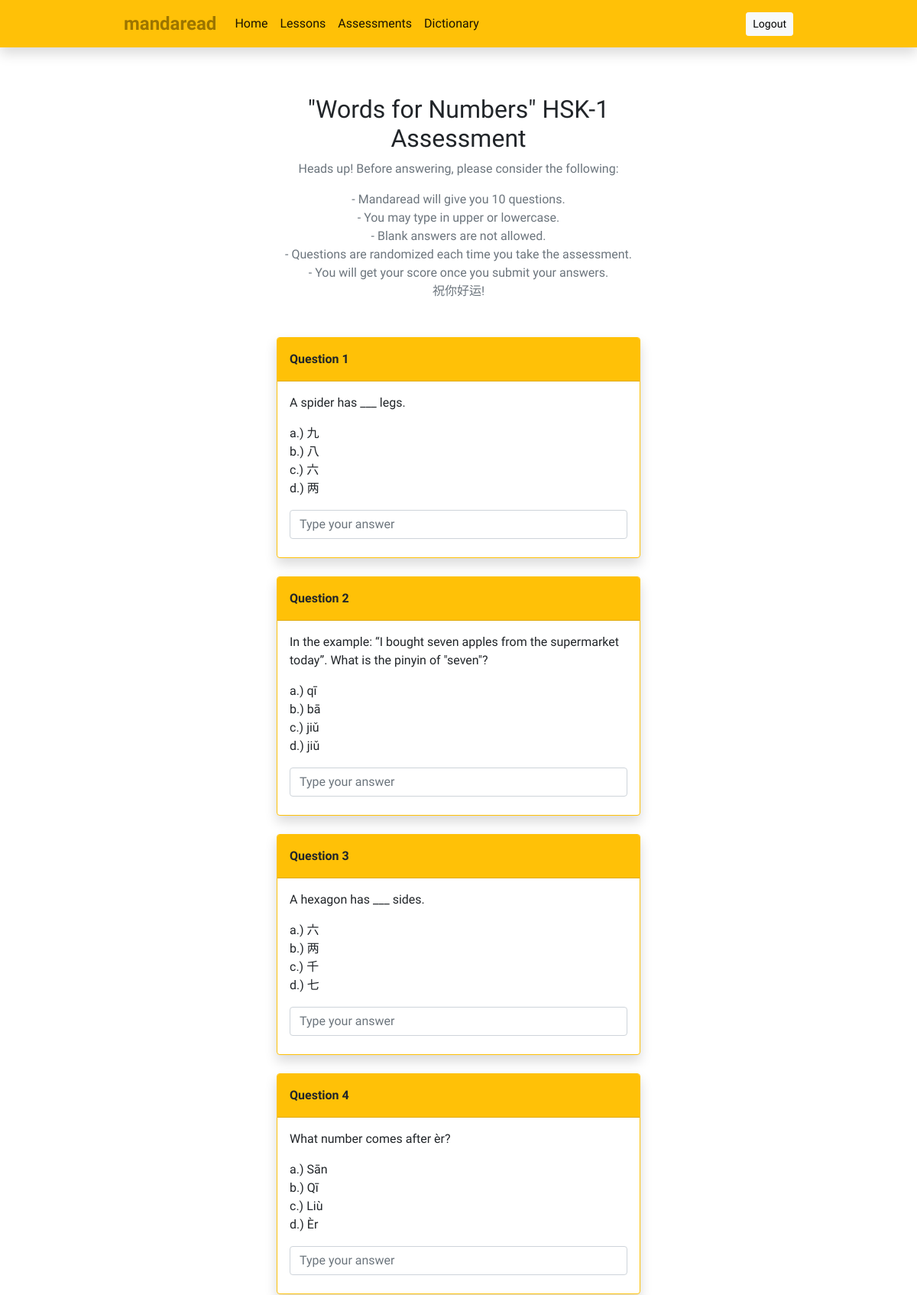
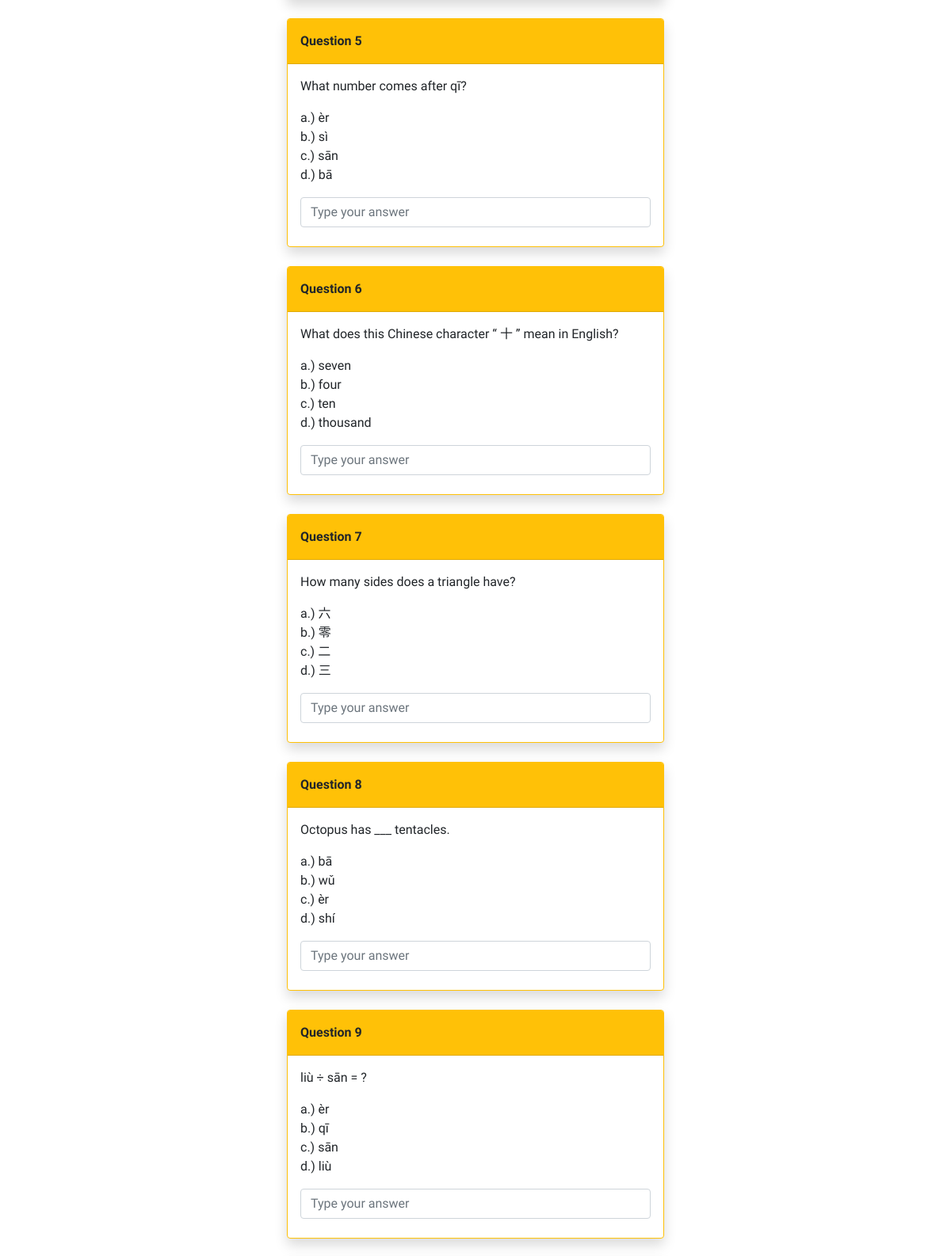
The app's page /lessons/1/assessment/ (upper part) with its own data (2 pictures, top to bottom).
### lessonbank/models.py (models this page shows, shortened)
class LessonBank(models.Model):
    hsk = models.PositiveIntegerField(default=1, null=False, blank=False, validators=[MinValueValidator(1), MaxValueValidator(2)])
    title = models.CharField(max_length=255, null=False, blank=False)
    description = models.TextField(null=False, blank=False)
    read_by = models.ManyToManyField(User, blank=True)
    enable_table = models.BooleanField(default=True)

class LessonAssessment(models.Model):
    QUESTION_TYPE = (
        ('Multiple Choice', 'Multiple Choice'),
        ('Fill in the Blanks', 'Fill in the Blanks'),
        ('True or False', 'True or False')
    )
    question_type = models.CharField(max_length=100, default='Multiple Choice', choices=QUESTION_TYPE)
    question = models.CharField(max_length=500, null=False, blank=False)
    choices = models.TextField(null=True, blank=True)
    answer = models.CharField(max_length=255)
    appearances_in_tests = models.ManyToManyField(LessonBank)

### lessonbank/views.py (the view)
# urls.py: path('<int:pk>/assessment/', views.LessonAssessmentView.as_view(), name='mandaread-assessment'),
class LessonAssessmentView(ListView, forms.Form):
    model = LessonAssessment
    template_name = 'lessonbank/lesson_assessment.html'
    context_object_name = 'assessment_items'
    def get_context_data(self, **kwargs):
        pk = self.kwargs['pk']
        context = super().get_context_data(**kwargs)
        context['lesson'] = LessonBank.objects.get(id=pk)
        return context
    def get_queryset(self):
        pk = self.kwargs['pk']
        current_lesson = LessonBank.objects.get(id=pk)
        hsk = current_lesson.hsk
        if hsk == 1:
            return LessonAssessment.objects.filter(~Q(appearances_in_tests__hsk=2) & Q(appearances_in_tests=current_lesson)).order_by('?')[:10]
        elif hsk == 2:
            queryset_to_list = list(LessonAssessment.objects.filter(Q(appearances_in_tests__title__contains=current_lesson.title)).distinct()[:10])
            random.shuffle(queryset_to_list)
            return queryset_to_list

### lessonbank/templates/lessonbank/lesson_assessment.html (shortened to what this page needs)
{% extends 'mandaread/base.html' %}
{% load static %}
{% block content %}
    <div class="container col-12 col-md-8 col-lg-6 col-xl-5 mb-5 mt-4">
        {% if assessment_items %}
            <div class = "text-center mb-5">
                <h2>"{{ lesson.title }}" HSK-{{ lesson.hsk }} Assessment</h2>
                <p class = "text-muted instructions">
                    Heads up! Before answering, please consider the following:
                </p>
                <p class = "text-muted instructions">
                    - Mandaread will give you 10 questions.<br/>
                    - You may type in upper or lowercase. <br />
                    - Blank answers are not allowed. <br />
                    - Questions are randomized each time you take the assessment. <br />
                    - You will get your score once you submit your answers. <br />
                    祝你好运!
                </p>
            </div>
        {% endif %}
        <form method="GET" class = "needs-validation" id = "assessment-form" data-toggle="validator" novalidate>
            {% for item in assessment_items %}
                <div class = "card rounded mb-4 border border-warning shadow">
                    <div class = "card-header py-3 bg-warning">
                        <b>Question {{ forloop.counter }}</b>
                    </div>
                    <div class="card-body">
                        <p>{{ item.question }}</p>
                        {% if item.choices %}
                            <p>{{ item.choices|linebreaksbr }}</p>
                        {% endif %}
                        <div>
                            {% if item.question_type == 'Multiple Choice' %}
                                <input type="text" id = {{ item.id }} class = "form-control mb-2 assessment-item type-mc" placeholder="Type your answer" maxlength="1" autocomplete = "off" required>
                            {% elif item.question_type == 'Fill in the Blanks' %}
                                <input type="text" id = {{ item.id }} class = "form-control mb-2 assessment-item type-fitb" placeholder="Type your answer" autocomplete = "off" required>
                            {% endif %}
                        </div>
                    </div>
                </div>
            {% endfor %}
        </form>
    </div>
{% endblock %}

### mandaread/static/mandaread/style.css (style rules this page uses)
body { font-family: 'Quicksand', sans-serif; padding-top: 100px; font-weight: 500; }
.card, .btn-admin { z-index: 2; position: relative; }

### records on screen
LessonBank: title "Words for Numbers", hsk "1"
LessonAssessment: question "A spider has ___ legs.", choices "a.) 九 b.) 八 c.) 六 d.) 两"
LessonAssessment: question "In the example: “I bought seven apples from the supermarket today”. What is the pinyin of \"seven\"?", choices "a.) qī b.) bā c.) jiǔ d.) jiǔ"
LessonAssessment: question "A hexagon has ___ sides.", choices "a.) 六 b.) 两 c.) 千 d.) 七"
LessonAssessment: question "What number comes after èr?", choices "a.) Sān b.) Qī c.) Liù d.) Èr"
LessonAssessment: question "What number comes after qī?", choices "a.) èr b.) sì c.) sān d.) bā"
LessonAssessment: question "What does this Chinese character “ 十 ” mean in English?", choices "a.) seven b.) four c.) ten d.) thousand"
LessonAssessment: question "How many sides does a triangle have?", choices "a.) 六 b.) 零 c.) 二 d.) 三"
LessonAssessment: question "Octopus has ___ tentacles.", choices "a.) bā b.) wǔ c.) èr d.) shí"
LessonAssessment: question "liù ÷ sān = ?", choices "a.) èr b.) qī c.) sān d.) liù"
